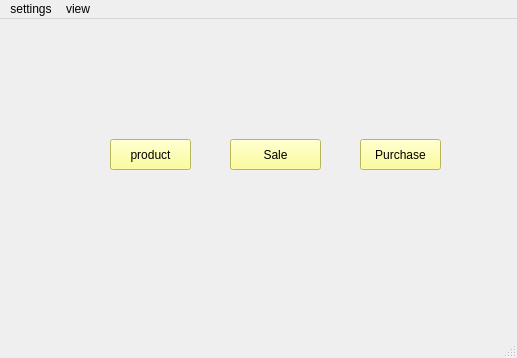
<?xml version="1.0" encoding="UTF-8"?>
<ui version="4.0">
 <class>homepage</class>
 <widget class="QMainWindow" name="homepage">
  <property name="geometry">
   <rect>
    <x>0</x>
    <y>0</y>
    <width>517</width>
    <height>358</height>
   </rect>
  </property>
  <property name="windowTitle">
   <string>MainWindow</string>
  </property>
  <property name="styleSheet">
   <string notr="true"/>
  </property>
  <widget class="QWidget" name="centralwidget">
   <widget class="QPushButton" name="pushButton_purchase">
    <property name="geometry">
     <rect>
      <x>110</x>
      <y>120</y>
      <width>81</width>
      <height>31</height>
     </rect>
    </property>
    <property name="styleSheet">
     <string notr="true">background-color: rgb(255, 255, 127);</string>
    </property>
    <property name="text">
     <string>product</string>
    </property>
   </widget>
   <widget class="QPushButton" name="pushButton_sales">
    <property name="geometry">
     <rect>
      <x>230</x>
      <y>120</y>
      <width>91</width>
      <height>31</height>
     </rect>
    </property>
    <property name="styleSheet">
     <string notr="true">background-color: rgb(255, 255, 127);</string>
    </property>
    <property name="text">
     <string>Sale</string>
    </property>
   </widget>
   <widget class="QPushButton" name="pushButton_voucher">
    <property name="geometry">
     <rect>
      <x>360</x>
      <y>120</y>
      <width>81</width>
      <height>31</height>
     </rect>
    </property>
    <property name="styleSheet">
     <string notr="true">background-color: rgb(255, 255, 127);</string>
    </property>
    <property name="text">
     <string>Purchase</string>
    </property>
   </widget>
  </widget>
  <widget class="QMenuBar" name="menubar">
   <property name="geometry">
    <rect>
     <x>0</x>
     <y>0</y>
     <width>517</width>
     <height>22</height>
    </rect>
   </property>
   <widget class="QMenu" name="menusettings">
    <property name="title">
     <string>settings</string>
    </property>
    <addaction name="actionuser_Management"/>
    <addaction name="actioncompanydetails"/>
   </widget>
   <widget class="QMenu" name="menuview">
    <property name="title">
     <string>view</string>
    </property>
    <addaction name="actionProducts"/>
    <addaction name="actionCompany"/>
    <addaction name="actionDaily_book"/>
    <addaction name="actionCash_in"/>
    <addaction name="actionCash_Out"/>
   </widget>
   <addaction name="menusettings"/>
   <addaction name="menuview"/>
  </widget>
  <widget class="QStatusBar" name="statusbar"/>
  <action name="actionuser_Management">
   <property name="text">
    <string>user Management</string>
   </property>
  </action>
  <action name="actioncompanydetails">
   <property name="text">
    <string>companydetails</string>
   </property>
  </action>
  <action name="actionProducts">
   <property name="text">
    <string>Products</string>
   </property>
  </action>
  <action name="actionCompany">
   <property name="text">
    <string>Company</string>
   </property>
  </action>
  <action name="actionDaily_book">
   <property name="text">
    <string>Daily book</string>
   </property>
  </action>
  <action name="actionCash_in">
   <property name="text">
    <string>Cash in</string>
   </property>
  </action>
  <action name="actionCash_Out">
   <property name="text">
    <string>Cash Out</string>
   </property>
  </action>
 </widget>
 <resources/>
 <connections/>
</ui>
